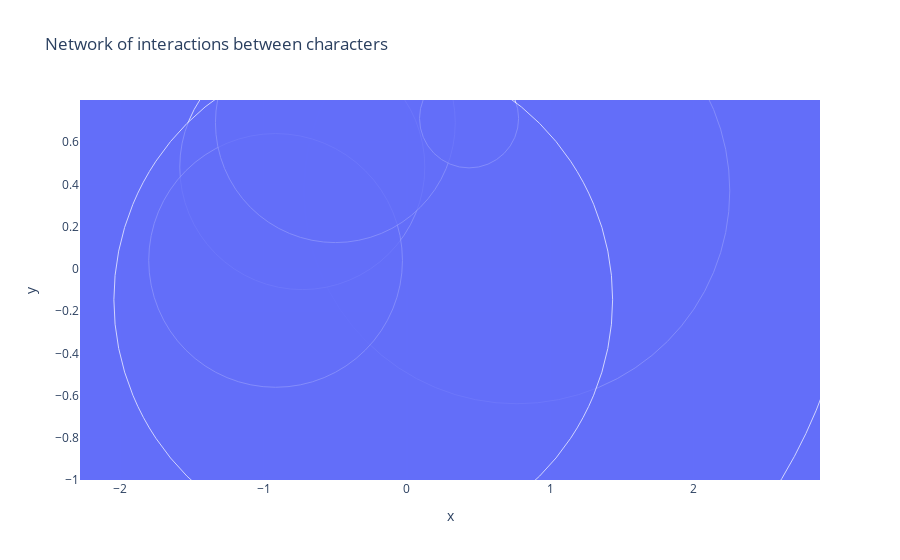

The code cell stored with this chart in its notebook:
### Code cell
import networkx as nx
import plotly.graph_objects as go

graph = nx.Graph()
for character_tuple, count in character_edges.items():
    graph.add_edge(character_tuple[0], character_tuple[1], weight=count)
pos = nx.spring_layout(graph, k=100, iterations=500)
node_weights = [sum([d['weight'] for (u, v, d) in graph.edges(data=True) if u == node]) for node in graph.nodes()]
total_weights = sum(node_weights)
nx.draw(graph, pos, with_labels=True, node_size=[w/total_weights*30000 for w in node_weights], font_size=20,
            edgelist=[(u, v) for (u, v, d) in graph.edges(data=True)],
            width=[0.01*d['weight'] for (u, v, d) in graph.edges(data=True)])


# make the nx.draw interactive using plotly
fig = go.Figure(data=[go.Scatter(x=[pos[k][0] for k in pos.keys()], y=[pos[k][1] for k in pos.keys()], mode='markers', marker=dict(size=[w/total_weights*30000 for w in node_weights]))])
fig.update_layout(title='Network of interactions between characters', xaxis_title='x', yaxis_title='y')
fig.show()

### Figure 1 — Plotly figure (JSON) as saved in the notebook; plotly's stock layout.template omitted (floating-point values rounded to 4 significant figures)
{"data": [{"marker": {"size": [7304.0, 5989.0, 3872.0, 3919.0, 0, 1182.0, 1821.0, 1357.0, 1755.0, 425.8, 1039.0, 0, 245.0, 253.7, 239.8, 99.06, 0, 498.8, 0, 0, 0, 0, 0]}, "mode": "markers", "type": "scatter", "x": [0.1381, -0.08149, 0.1346, -0.1108, -0.9189, 0.3408, -0.06597, -0.1984, -0.1051, 0.7681, -0.4937, -0.7566, -0.7305, -0.917, -0.4996, 0.4341, 0.8509, -0.3047, 0.3869, 0.9576, 0.5914, -0.4001, 0.9801], "y": [-0.01105, -0.01081, 0.3167, 0.2612, -0.3886, -0.5465, -0.3894, 0.7995, 0.5739, 0.3691, 0.2722, -0.6686, 0.4819, 0.03983, 0.6921, 0.7125, -0.6164, -0.1464, -0.9958, -0.3258, 0.5956, -1, -0.01513]}], "layout": {"title": {"text": "Network of interactions between characters"}, "xaxis": {"title": {"text": "x"}}, "yaxis": {"title": {"text": "y"}}}}
